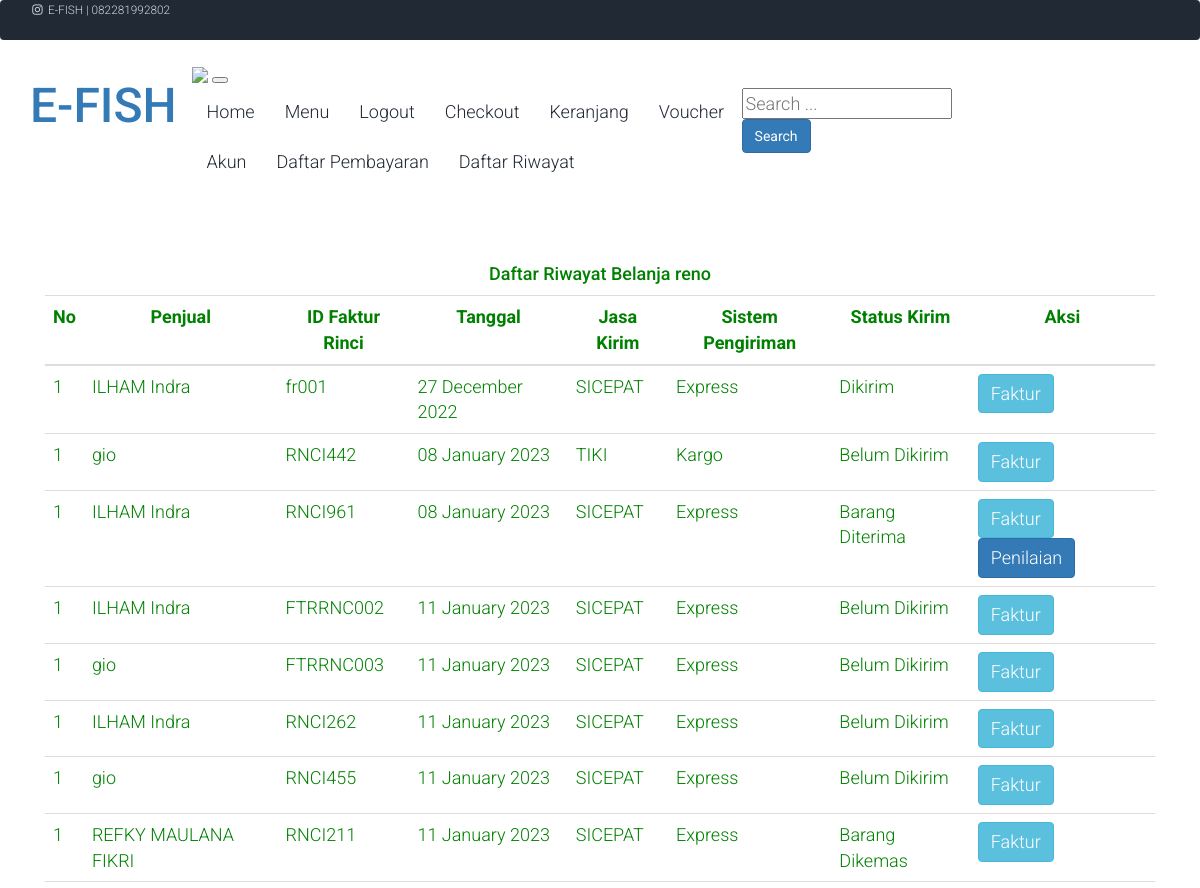
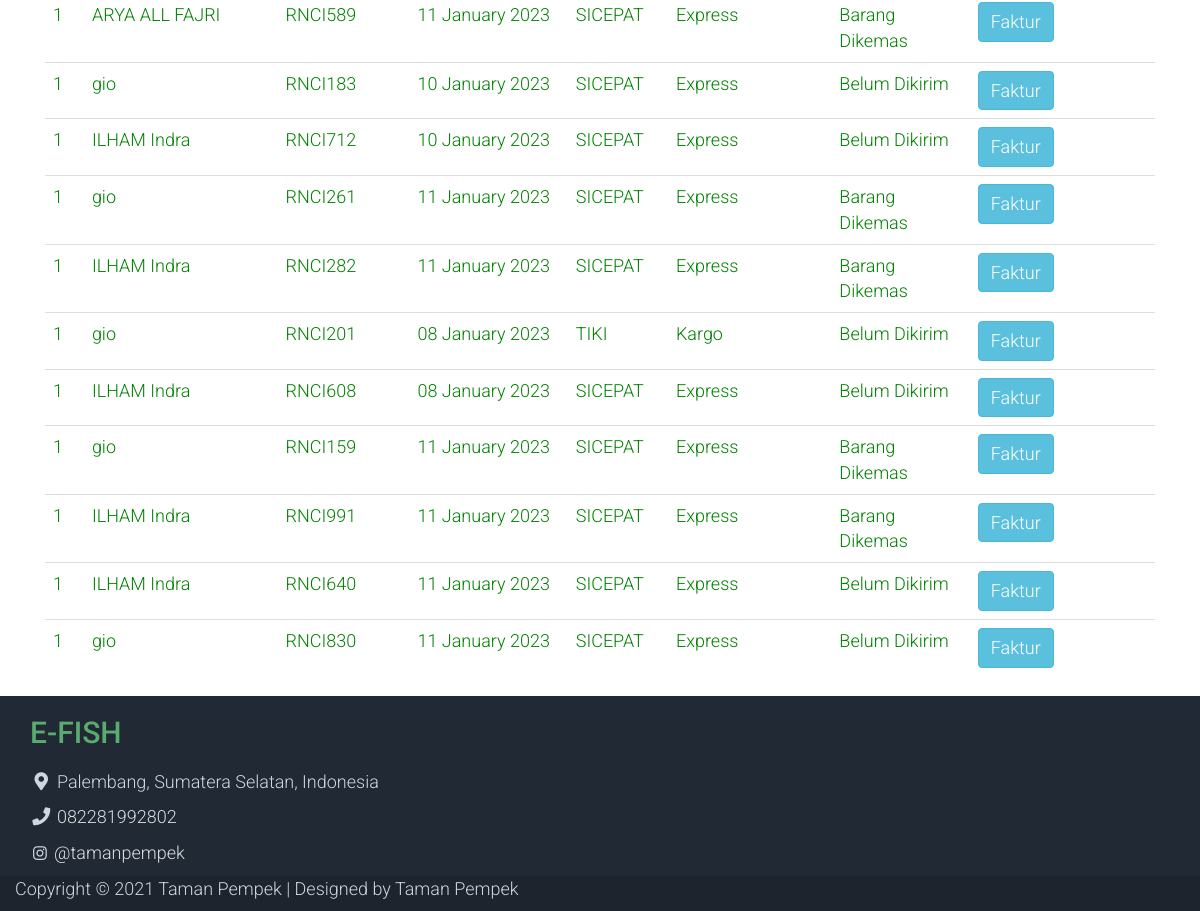
The app's page /riwayat.php (signed in) with its own data (2 pictures, top to bottom).
### tables this page shows
CREATE TABLE `faktur_rinci` (
  `ID_Faktur_Rinci` varchar(50) NOT NULL,
  `ID_Faktur_Beli` varchar(50) NOT NULL,
  `ID_Status_Pengiriman` varchar(50) NOT NULL,
  `Tanggal` varchar(50) NOT NULL,
  `Kode_Daftar_Pengiriman` varchar(50) NOT NULL,
  `ID_Status_Transfer_Penjual` varchar(50) NOT NULL,
  `ID_Penjual` varchar(50) NOT NULL,
  `Transfer_Uang_Penjual` varchar(50) NOT NULL,
  `QTY_Barang_Per_Toko` int(50) NOT NULL,
  `Total_Rinci` int(50) NOT NULL,
  `Penilaian` varchar(50) NOT NULL,
  `Bintang` int(50) NOT NULL
);

CREATE TABLE `penjual` (
  `ID_Penjual` varchar(50) NOT NULL,
  `Nama_Penjual` varchar(50) NOT NULL,
  `Username_Penjual` varchar(50) NOT NULL,
  `Password_Penjual` varchar(50) NOT NULL,
  `Alamat_Penjual` varchar(50) NOT NULL,
  `ID_Bank` varchar(50) NOT NULL,
  `No_Rekening_Penjual` varchar(50) NOT NULL,
  `No_Handphone_Penjual` varchar(50) NOT NULL,
  `ID_Kota` varchar(50) NOT NULL,
  `Tanggal` date NOT NULL
);

CREATE TABLE `faktur_beli` (
  `ID_Faktur_Beli` varchar(50) NOT NULL,
  `Kode_Diskon` varchar(50) NOT NULL,
  `ID_Pembeli` varchar(50) NOT NULL,
  `ID_Status_Pembayaran` varchar(50) NOT NULL,
  `Total_Barang` int(50) NOT NULL,
  `Total_Bayar` int(50) NOT NULL,
  `QTY` int(50) NOT NULL,
  `Tanggal_Faktur_Beli` date NOT NULL,
  `No_Rekening_Pembeli` varchar(50) NOT NULL,
  `No_Pembayaran` varchar(50) NOT NULL,
  `ID_Jasa_Pembayaran` varchar(50) NOT NULL,
  `Bukti_Pembayaran` varchar(50) NOT NULL
);

CREATE TABLE `jasa_kirim` (
  `ID_Jasa_Kirim` varchar(50) NOT NULL,
  `Nama_Jasa_Kirim` varchar(50) NOT NULL
);

CREATE TABLE `sistem_pengiriman` (
  `Kode_Sistem_Pengiriman` varchar(50) NOT NULL,
  `ID_Jasa_Kirim` varchar(50) NOT NULL,
  `Nama_Sistem_Pengiriman` varchar(50) NOT NULL
);

CREATE TABLE `status_pengiriman` (
  `ID_Status_Pengiriman` varchar(50) NOT NULL,
  `Ket_Status_Pengiriman` varchar(50) NOT NULL
);

### riwayat.php (the view, shortened to what this page needs)
<?php
include 'koneksi.php';
?>
<!DOCTYPE html>
<html lang="en">
<head>
    <link rel="stylesheet" href="assets/css/bootstrap.min.css">
    <link rel="stylesheet" href="assets/css/templatemo.css">
    <link rel="stylesheet" href="assets/css/custom.css">
    <link rel="stylesheet" href="assets/css/fontawesome.min.css">
</head>
<body>
<?php include 'header.php'; ?>
<br>
<section class="riwayat">
	<div class="container">
		<div class="row">
			<div class="col-md-12">
				<center><div style="color: green;">
							<h4 class="text-center mb-4">Daftar Riwayat Belanja  <?php echo $_SESSION["login"]["Nama_Pembeli"]?></h4>
<div class="col-md-12">
 	<div class="col-md-12">
		</div>
		<table class="table">
        <tr>
          <th><center>No</th>
          <th><center>Penjual</th>
          <th><center>ID Faktur Rinci</th>
          <th><center>Tanggal</th>
          <th><center>Jasa Kirim</th>
          <th><center>Sistem Pengiriman</th>
          <th><center>Status Kirim</th>
          <th><center>Aksi</th>
        </tr>
      <tbody>
        <?php
          $id_customer = $_SESSION["login"]["ID_Pembeli"];
          $ambil = $koneksi->query("SELECT * FROM  faktur_rinci JOIN status_pengiriman ON faktur_rinci.ID_Status_Pengiriman = status_pengiriman.ID_Status_Pengiriman join penjual on faktur_rinci.ID_Penjual=penjual.ID_Penjual
                                            join daftar_pengiriman on faktur_rinci.Kode_Daftar_Pengiriman=daftar_pengiriman.Kode_Daftar_Pengiriman
                                            join sistem_pengiriman on daftar_pengiriman.Kode_Sistem_Pengiriman=sistem_pengiriman.Kode_Sistem_Pengiriman
                                            join jasa_kirim on sistem_pengiriman.ID_Jasa_Kirim = jasa_kirim.ID_Jasa_Kirim
                                            JOIN faktur_beli on faktur_rinci.ID_Faktur_Beli = faktur_beli.ID_Faktur_Beli
                                            join pembeli on faktur_beli.ID_Pembeli=pembeli.ID_Pembeli
                                            join status_pembayaran on faktur_beli.ID_Status_Pembayaran=status_pembayaran.ID_Status_Pembayaran
                                            WHERE faktur_beli.ID_Pembeli='$id_customer'");
          while ($pecah = $ambil->fetch_assoc()) {
        ?>
        <?php $nomor=1;?>
        <tr>
          <td><?php echo $nomor;?></td>
          <td><?php echo $pecah["Nama_Penjual"]; ?></td>
          <td><?php echo $pecah["ID_Faktur_Rinci"]; ?></td>
          <td><?php echo date("d F Y",strtotime($pecah["Tanggal_Faktur_Beli"])); ?></td>
          <td><?php echo $pecah['Nama_Jasa_Kirim'];?></td>
          <td><?php echo $pecah['Nama_Sistem_Pengiriman'];?></td>
          <td><?php echo $pecah["Ket_Status_Pengiriman"]; ?></td>
          <td>
            <a href="fakturrinci.php?id=<?php echo $pecah["ID_Faktur_Beli"]; ?> && ID_Faktur_Rinci=<?php echo $pecah["ID_Faktur_Rinci"]; ?>" class="btn btn-info">Faktur</a>
                        <?php if($pecah['Ket_Status_Pengiriman']=="Barang Diterima"  ):?>
                         <a href="lihat_penilaian.php?id=<?php echo $pecah["ID_Faktur_Beli"]; ?> && ID_Faktur_Rinci=<?php echo $pecah["ID_Faktur_Rinci"]; ?>" class="btn btn-primary">Penilaian</a>
                        <?php endif?>
          </td>
        </tr>
        <?php } ?>
			</tbody>
		</table>
	</div>
</section>
	</body>
	<?php include 'footer.php'; ?>
</html>

### assets/css/templatemo.css (style rules this page uses)
body, ul, li, p, a, label, input, div { font-family: 'Roboto', sans-serif; font-size: 18px !important; font-weight: 300 !important; }

### records on screen
faktur_rinci: nomor "1", ID_Penjual.Nama_Penjual "ILHAM Indra", ID_Faktur_Rinci "fr001", ID_Faktur_Beli.Tanggal_Faktur_Beli "27 December 2022", jasa_kirim.Nama_Jasa_Kirim "SICEPAT", sistem_pengiriman.Nama_Sistem_Pengiriman "Express", ID_Status_Pengiriman.Ket_Status_Pengiriman "Dikirim"
faktur_rinci: nomor "1", ID_Penjual.Nama_Penjual "gio", ID_Faktur_Rinci "RNCI442", ID_Faktur_Beli.Tanggal_Faktur_Beli "08 January 2023", jasa_kirim.Nama_Jasa_Kirim "TIKI", sistem_pengiriman.Nama_Sistem_Pengiriman "Kargo", ID_Status_Pengiriman.Ket_Status_Pengiriman "Belum Dikirim"
faktur_rinci: nomor "1", ID_Penjual.Nama_Penjual "ILHAM Indra", ID_Faktur_Rinci "RNCI961", ID_Faktur_Beli.Tanggal_Faktur_Beli "08 January 2023", jasa_kirim.Nama_Jasa_Kirim "SICEPAT", sistem_pengiriman.Nama_Sistem_Pengiriman "Express", ID_Status_Pengiriman.Ket_Status_Pengiriman "Barang Diterima"
faktur_rinci: nomor "1", ID_Penjual.Nama_Penjual "ILHAM Indra", ID_Faktur_Rinci "FTRRNC002", ID_Faktur_Beli.Tanggal_Faktur_Beli "11 January 2023", jasa_kirim.Nama_Jasa_Kirim "SICEPAT", sistem_pengiriman.Nama_Sistem_Pengiriman "Express", ID_Status_Pengiriman.Ket_Status_Pengiriman "Belum Dikirim"
faktur_rinci: nomor "1", ID_Penjual.Nama_Penjual "gio", ID_Faktur_Rinci "FTRRNC003", ID_Faktur_Beli.Tanggal_Faktur_Beli "11 January 2023", jasa_kirim.Nama_Jasa_Kirim "SICEPAT", sistem_pengiriman.Nama_Sistem_Pengiriman "Express", ID_Status_Pengiriman.Ket_Status_Pengiriman "Belum Dikirim"
faktur_rinci: nomor "1", ID_Penjual.Nama_Penjual "ILHAM Indra", ID_Faktur_Rinci "RNCI262", ID_Faktur_Beli.Tanggal_Faktur_Beli "11 January 2023", jasa_kirim.Nama_Jasa_Kirim "SICEPAT", sistem_pengiriman.Nama_Sistem_Pengiriman "Express", ID_Status_Pengiriman.Ket_Status_Pengiriman "Belum Dikirim"
faktur_rinci: nomor "1", ID_Penjual.Nama_Penjual "gio", ID_Faktur_Rinci "RNCI455", ID_Faktur_Beli.Tanggal_Faktur_Beli "11 January 2023", jasa_kirim.Nama_Jasa_Kirim "SICEPAT", sistem_pengiriman.Nama_Sistem_Pengiriman "Express", ID_Status_Pengiriman.Ket_Status_Pengiriman "Belum Dikirim"
faktur_rinci: nomor "1", ID_Penjual.Nama_Penjual "REFKY MAULANA FIKRI", ID_Faktur_Rinci "RNCI211", ID_Faktur_Beli.Tanggal_Faktur_Beli "11 January 2023", jasa_kirim.Nama_Jasa_Kirim "SICEPAT", sistem_pengiriman.Nama_Sistem_Pengiriman "Express", ID_Status_Pengiriman.Ket_Status_Pengiriman "Barang Dikemas"
faktur_rinci: nomor "1", ID_Penjual.Nama_Penjual "ARYA ALL FAJRI", ID_Faktur_Rinci "RNCI589", ID_Faktur_Beli.Tanggal_Faktur_Beli "11 January 2023", jasa_kirim.Nama_Jasa_Kirim "SICEPAT", sistem_pengiriman.Nama_Sistem_Pengiriman "Express", ID_Status_Pengiriman.Ket_Status_Pengiriman "Barang Dikemas"
faktur_rinci: nomor "1", ID_Penjual.Nama_Penjual "gio", ID_Faktur_Rinci "RNCI183", ID_Faktur_Beli.Tanggal_Faktur_Beli "10 January 2023", jasa_kirim.Nama_Jasa_Kirim "SICEPAT", sistem_pengiriman.Nama_Sistem_Pengiriman "Express", ID_Status_Pengiriman.Ket_Status_Pengiriman "Belum Dikirim"
faktur_rinci: nomor "1", ID_Penjual.Nama_Penjual "ILHAM Indra", ID_Faktur_Rinci "RNCI712", ID_Faktur_Beli.Tanggal_Faktur_Beli "10 January 2023", jasa_kirim.Nama_Jasa_Kirim "SICEPAT", sistem_pengiriman.Nama_Sistem_Pengiriman "Express", ID_Status_Pengiriman.Ket_Status_Pengiriman "Belum Dikirim"
faktur_rinci: nomor "1", ID_Penjual.Nama_Penjual "gio", ID_Faktur_Rinci "RNCI261", ID_Faktur_Beli.Tanggal_Faktur_Beli "11 January 2023", jasa_kirim.Nama_Jasa_Kirim "SICEPAT", sistem_pengiriman.Nama_Sistem_Pengiriman "Express", ID_Status_Pengiriman.Ket_Status_Pengiriman "Barang Dikemas"
faktur_rinci: nomor "1", ID_Penjual.Nama_Penjual "ILHAM Indra", ID_Faktur_Rinci "RNCI282", ID_Faktur_Beli.Tanggal_Faktur_Beli "11 January 2023", jasa_kirim.Nama_Jasa_Kirim "SICEPAT", sistem_pengiriman.Nama_Sistem_Pengiriman "Express", ID_Status_Pengiriman.Ket_Status_Pengiriman "Barang Dikemas"
faktur_rinci: nomor "1", ID_Penjual.Nama_Penjual "gio", ID_Faktur_Rinci "RNCI201", ID_Faktur_Beli.Tanggal_Faktur_Beli "08 January 2023", jasa_kirim.Nama_Jasa_Kirim "TIKI", sistem_pengiriman.Nama_Sistem_Pengiriman "Kargo", ID_Status_Pengiriman.Ket_Status_Pengiriman "Belum Dikirim"
faktur_rinci: nomor "1", ID_Penjual.Nama_Penjual "ILHAM Indra", ID_Faktur_Rinci "RNCI608", ID_Faktur_Beli.Tanggal_Faktur_Beli "08 January 2023", jasa_kirim.Nama_Jasa_Kirim "SICEPAT", sistem_pengiriman.Nama_Sistem_Pengiriman "Express", ID_Status_Pengiriman.Ket_Status_Pengiriman "Belum Dikirim"
faktur_rinci: nomor "1", ID_Penjual.Nama_Penjual "gio", ID_Faktur_Rinci "RNCI159", ID_Faktur_Beli.Tanggal_Faktur_Beli "11 January 2023", jasa_kirim.Nama_Jasa_Kirim "SICEPAT", sistem_pengiriman.Nama_Sistem_Pengiriman "Express", ID_Status_Pengiriman.Ket_Status_Pengiriman "Barang Dikemas"
faktur_rinci: nomor "1", ID_Penjual.Nama_Penjual "ILHAM Indra", ID_Faktur_Rinci "RNCI991", ID_Faktur_Beli.Tanggal_Faktur_Beli "11 January 2023", jasa_kirim.Nama_Jasa_Kirim "SICEPAT", sistem_pengiriman.Nama_Sistem_Pengiriman "Express", ID_Status_Pengiriman.Ket_Status_Pengiriman "Barang Dikemas"
faktur_rinci: nomor "1", ID_Penjual.Nama_Penjual "ILHAM Indra", ID_Faktur_Rinci "RNCI640", ID_Faktur_Beli.Tanggal_Faktur_Beli "11 January 2023", jasa_kirim.Nama_Jasa_Kirim "SICEPAT", sistem_pengiriman.Nama_Sistem_Pengiriman "Express", ID_Status_Pengiriman.Ket_Status_Pengiriman "Belum Dikirim"
faktur_rinci: nomor "1", ID_Penjual.Nama_Penjual "gio", ID_Faktur_Rinci "RNCI830", ID_Faktur_Beli.Tanggal_Faktur_Beli "11 January 2023", jasa_kirim.Nama_Jasa_Kirim "SICEPAT", sistem_pengiriman.Nama_Sistem_Pengiriman "Express", ID_Status_Pengiriman.Ket_Status_Pengiriman "Belum Dikirim"

### other values on screen
$_SESSION["login"]["Nama_Pembeli"] "reno"
